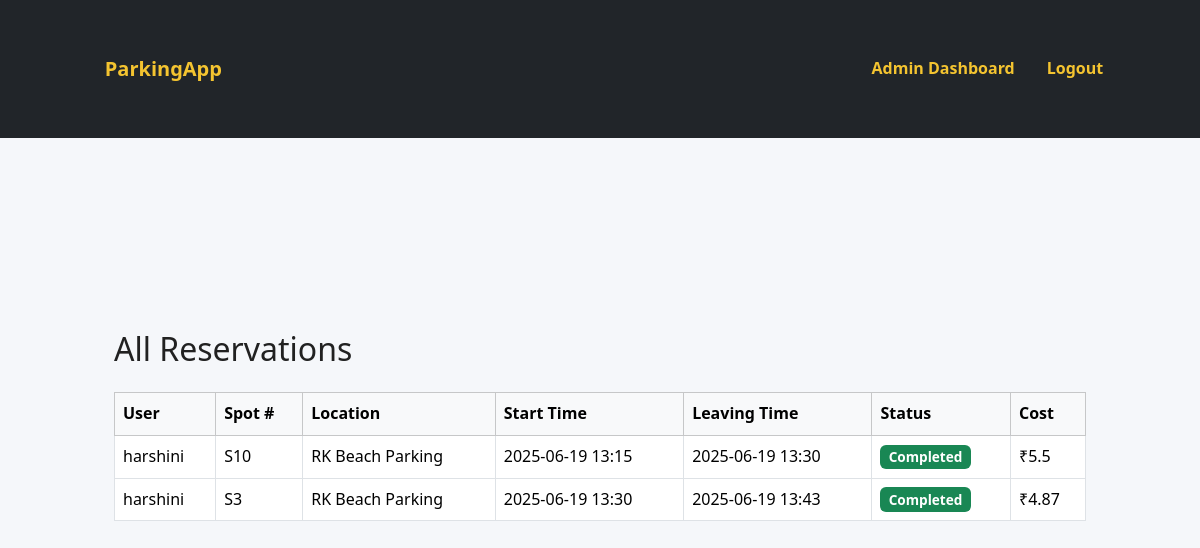
/admin/bookings (signed in), run on an earlier commit of the app's database.
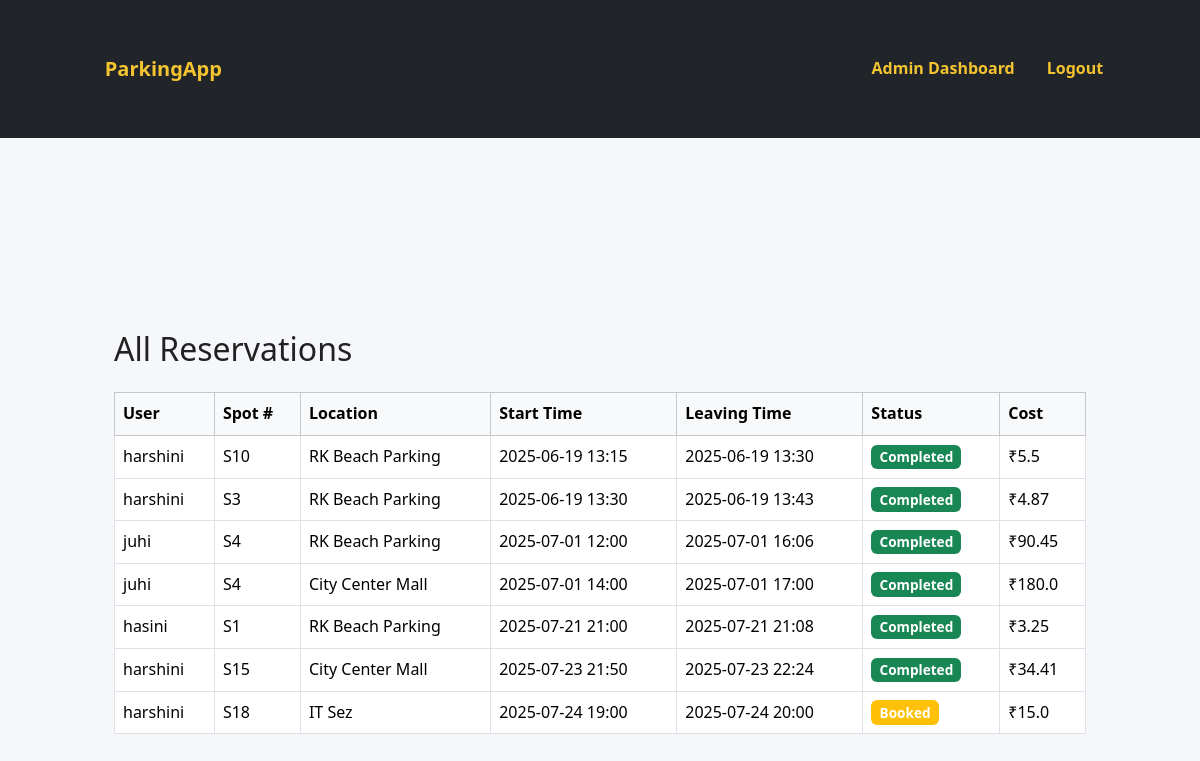
And on a later commit of the database.
### models.py (models this page shows)
class Reservation(db.Model):
    __tablename__ = 'reservations'
    id = db.Column(db.Integer, primary_key=True)
    spot_id = db.Column(db.Integer, db.ForeignKey('parking_spots.id'), nullable=False)
    user_id = db.Column(db.Integer, db.ForeignKey('users.id'), nullable=False)
    parking_time = db.Column(db.DateTime, default=datetime.utcnow)
    leaving_time = db.Column(db.DateTime, nullable=True)
    cost = db.Column(db.Float, default=0.0)
    status = db.Column(db.String(20), default='Active')  # Active or Completed

class User(db.Model, UserMixin):
    __tablename__ = 'users'
    id = db.Column(db.Integer, primary_key=True)
    email = db.Column(db.String(120), unique=True, nullable=False)
    full_name = db.Column(db.String(120),unique=True, nullable=False)
    password = db.Column(db.String(100), nullable=False)  # hashed
    created_at = db.Column(db.DateTime, default=datetime.utcnow)
    reservations = db.relationship('Reservation', backref='user', lazy=True)

class ParkingSpot(db.Model):
    __tablename__ = 'parking_spots'
    id = db.Column(db.Integer, primary_key=True)
    lot_id = db.Column(db.Integer, db.ForeignKey('parking_lots.id', ondelete='CASCADE'), nullable=False)
    status = db.Column(db.String(1), default='A')  # A - Available, O - Occupied
    spot_number = db.Column(db.String(20), nullable=False)
    reservation = db.relationship('Reservation', backref='spot', lazy=True)
    is_available = db.Column(db.Boolean, default=True)

class ParkingLot(db.Model):
    __tablename__ = 'parking_lots'
    id = db.Column(db.Integer, primary_key=True)
    location_name = db.Column(db.String(120), nullable=False)
    address = db.Column(db.Text, nullable=False)
    pin_code = db.Column(db.String(6), nullable=False)
    price_per_hour = db.Column(db.Float, nullable=False)
    max_spots = db.Column(db.Integer, nullable=False)
    status = db.Column(db.String(20), default='Active')  # Active or Inactive
    created_at = db.Column(db.DateTime, default=datetime.utcnow)
    spots = db.relationship('ParkingSpot',backref='lot',lazy=True,cascade='all, delete',passive_deletes=True)

### app.py (the view)
@app.route('/admin/bookings')
@login_required
def view_all_bookings():
    if current_user.role != 'admin':
        flash("Unauthorized access", "danger")
        return redirect(url_for('login'))
    all_reservations = Reservation.query.join(User).join(ParkingSpot).join(ParkingLot).add_columns(
        User.full_name.label('user_name'),
        ParkingSpot.spot_number.label('spot_number'),
        ParkingLot.location_name.label('lot_location'),
        Reservation.parking_time,
        Reservation.leaving_time,
        Reservation.cost,
        Reservation.status
    ).all()
    return render_template('admin_bookings.html', bookings=all_reservations)

### app.py (called while the page is built)
@login_manager.user_loader
def load_user(user_id):
    role, actual_id = user_id.split(':')
    if role == 'admin':
        admin = db.session.get(Admin, int(actual_id))
        if admin:
            return UnifiedUser(f"{admin.id}", 'admin')
    else:
        user = db.session.get(User, int(actual_id))
        if user:
            return UnifiedUser(f"{user.id}", 'user')
    return None

### templates/admin_bookings.html
{% extends 'base.html' %}
{% block content %}
<div class="container mt-5">
  <h2 class="mb-4">All Reservations</h2>
  <div class="table-responsive">
    <table class="table table-hover table-bordered align-middle">
      <thead class="table-light">
        <tr>
          <th>User</th>
          <th>Spot #</th>
          <th>Location</th>
          <th>Start Time</th>
          <th>Leaving Time</th>
          <th>Status</th>
          <th>Cost</th>
        </tr>
      </thead>
      <tbody>
        {% for b in bookings %}
        <tr>
          <td>{{ b.user_name }}</td>
          <td>{{ b.spot_number }}</td>
          <td>{{ b.lot_location }}</td>
          <td>{{ b.parking_time.strftime('%Y-%m-%d %H:%M') }}</td>
          <td>
            {% if b.leaving_time %}
              {{ b.leaving_time.strftime('%Y-%m-%d %H:%M') }}
            {% else %}
              <span class="text-muted">—</span>
            {% endif %}
          </td>
          <td>
            <span class="badge bg-{{ 'success' if b.status == 'Completed' else 'warning' }}">{{ b.status }}</span>
          </td>
          <td>₹{{ b.cost }}</td>
        </tr>
        {% endfor %}
      </tbody>
    </table>
  </div>
</div>
{% endblock %}

What changed in the data, as far as the page shows it:
added Reservation: user_name "juhi", spot_number "S4", lot_location "RK Beach Parking", parking_time "2025-07-01 12:00", leaving_time "2025-07-01 16:06", status "Completed", cost "90.45"
added Reservation: user_name "juhi", spot_number "S4", lot_location "City Center Mall", parking_time "2025-07-01 14:00", leaving_time "2025-07-01 17:00", status "Completed", cost "180.0"
added Reservation: user_name "hasini", spot_number "S1", lot_location "RK Beach Parking", parking_time "2025-07-21 21:00", leaving_time "2025-07-21 21:08", status "Completed", cost "3.25"
added Reservation: user_name "harshini", spot_number "S15", lot_location "City Center Mall", parking_time "2025-07-23 21:50", leaving_time "2025-07-23 22:24", status "Completed", cost "34.41"
added Reservation: user_name "harshini", spot_number "S18", lot_location "IT Sez", parking_time "2025-07-24 19:00", leaving_time "2025-07-24 20:00", status "Booked", cost "15.0"
